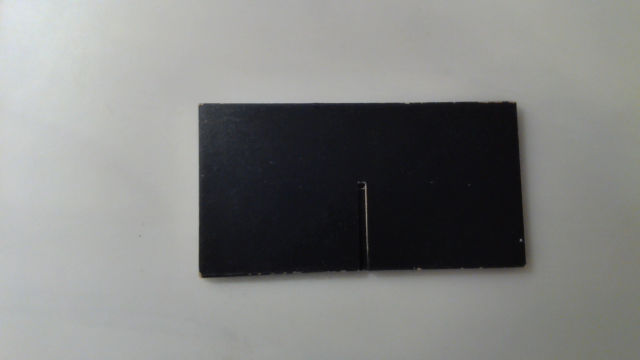
#> input picture ros_packages/image.png, 640 x 360 px, found by its file name
$ python sample_code.py
#> lines starting #> are read from the running program, lines starting #| are printed output that depends on the picture; after the words box and inside, x2 and y2 are one past the last pixel; in counts of white or black regions, pixels touching at a corner belong together
import cv2 as cv
import numpy as np
from scipy.spatial import ConvexHull

# Take each frame
frame = cv.imread("image.png")
#> frame is the input picture: shape (360, 640, 3); mean B, G, R 129.2, 130.5, 129.4
draw_img = np.copy(frame)
img_gray = cv.cvtColor(draw_img, cv.COLOR_BGR2GRAY)
img_gray = cv.GaussianBlur(img_gray, (5, 5), 5)
# _, thresh = cv.threshold(img_gray, 0, 127, 0)
_, thresh = cv.threshold(img_gray, 127, 255, 0)
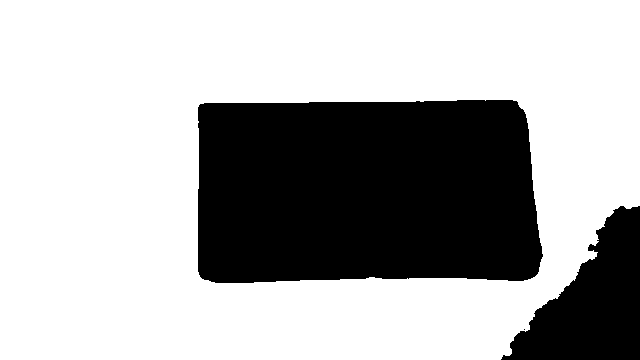
#> thresh: shape (360, 640); 69% white; 3 black regions (1 under 20 px), largest, box (x1, y1, x2, y2) and area: (198, 100, 543, 283) 59657, (501, 206, 640, 360) 11752
img_gray = cv.Canny(thresh, 100, 200)
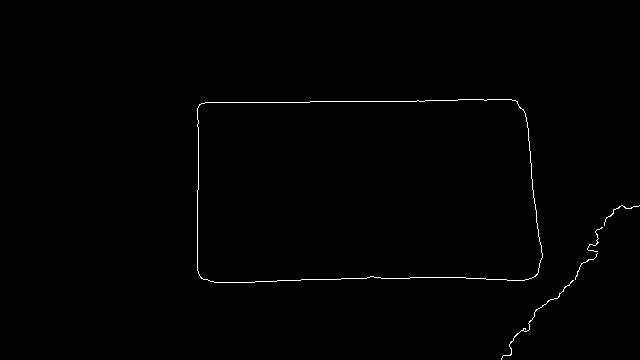
#> img_gray: shape (360, 640); 0.56% white in thin lines or dots, all inside (x1, y1, x2, y2) = (197, 99, 640, 360)

contours, _ = cv.findContours(img_gray, cv.RETR_TREE, cv.CHAIN_APPROX_SIMPLE)
#> contours = 6 contours, 3 with area under 20; largest, box (x1, y1, x2, y2) and area: (197, 99, 543, 283) 59681, (197, 99, 543, 283) 59674, (501, 280, 574, 360) 20

cv.drawContours(draw_img, contours, -1, (0, 255, 0), 3)

# Display the resulting frame
cv.imshow('thresh', thresh)
cv.imshow('frame', draw_img)
cv.waitKey(0)

obj = contours[0][:, 0]
#> obj = 126 pairs, first value 501 to 573, second value 280 to 359
for cont in contours:
    if len(cont) < len(obj):
        obj = cont[:, 0]
#> this loop made 6 passes
#> after the loop, obj = 37 pairs, first value 575 to 597, second value 253 to 279

hull = ConvexHull(obj)
cx = np.mean(hull.points[hull.vertices, 0])
#> cx = 583.5
cy = np.mean(hull.points[hull.vertices, 1])
#> cy = 266.5

cv.drawMarker(draw_img, np.array([int(cx), int(cy)]), (255, 255, 255), thickness=5)
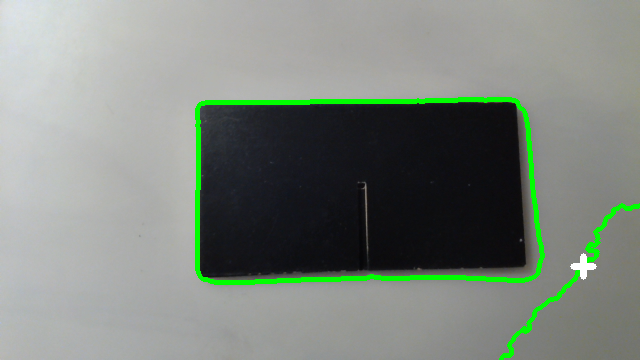
#> draw_img: shape (360, 640, 3); mean B, G, R 125.9, 133.9, 126
cv.imshow('frame', draw_img)
cv.waitKey(0)
